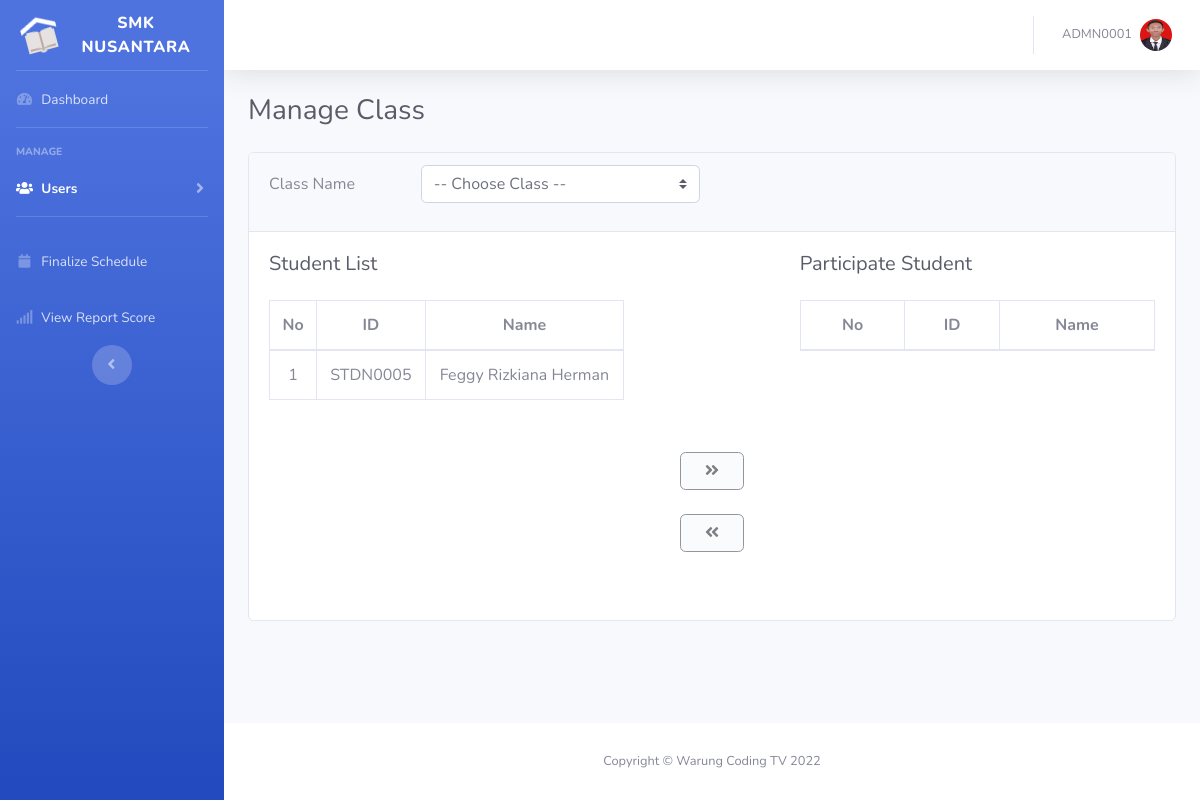
The page /admin/?menu=manage_class (signed in) on the database its author committed.
### tables this page shows
CREATE TABLE `tbl_user` (
  `username` varchar(8) NOT NULL,
  `password` varchar(10) NOT NULL,
  `Name` varchar(50) DEFAULT NULL,
  `Photo` varchar(100) DEFAULT NULL,
  `role` enum('admin','teacher','student','') NOT NULL
);

CREATE TABLE `tbl_student` (
  `StudentID` varchar(8) NOT NULL,
  `Username` varchar(8) DEFAULT NULL,
  `Name` varchar(50) NOT NULL,
  `Address` varchar(150) NOT NULL,
  `Gender` varchar(7) NOT NULL,
  `DateOfBirth` date NOT NULL,
  `PhoneNumber` varchar(12) NOT NULL
);

### admin/menu/manage_class.php (the view, shortened to what this page needs)
<div class="d-sm-flex align-items-center justify-content-between mb-4">
    <h1 class="h3 mb-0 text-gray-800">Manage Class</h1>
</div>
<div class="card">
    <div class="card-header">
        <form action="">
            <div class="row mb-3">
                <label for="class_name" class="col-sm-2 col-form-label">Class Name</label>
                <div class="col-sm-4">
                    <div class="input-group">
                        <select id="cmbCategory" class="custom-select">
                            <option value="">-- Choose Class --</option>
                        </select>
                    </div>
                </div>
            </div>
        </form>
    </div>
    <div class="card-body row">
        <div class="col-md-5 mb-4">
            <h1 class="h5 mb-0 text-gray-800 mb-4">Student List</h1>
            <div class="table-responsive mb-4" style="max-height: 500px;">
                <table class="table table-bordered text-center" width="100%" cellspacing="0" id="tbl1">
                    <thead>
                        <tr>
                            <th>No</th>
                            <th>ID</th>
                            <th>Name</th>
                        </tr>
                    </thead>
                    <tbody>
                        <?php
                        $qStudent = mysqli_query($koneksi, "SELECT * FROM tbl_student WHERE tbl_student.StudentID NOT IN (SELECT StudentID FROM tbl_detailclass)");
                        $no = 1;
                        while ($data = mysqli_fetch_array($qStudent)) {
                        ?>
                            <tr style="cursor:pointer;">
                                <td><?= $no++; ?></td>
                                <td><?= $data['StudentID']; ?></td>
                                <td><?= $data['Name']; ?></td>
                            </tr>
                        <?php
                        }
                        ?>
                    </tbody>
                </table>
            </div>
        </div>
        <div class="col-md-2 mb-4 text-center" style="padding-top: 200px;">
            <button type="submit" class="btn btn-light w-50 border-dark mb-4" id="insert" data-toggle="modal" data-target="#insertModal" disabled>
                <span class="icon text-dark-50">
                    <i class="fas fa-angle-double-right"></i>
                </span>
            </button>
            <button type="submit" class="btn btn-light w-50 border-dark mb-4" id="delete" data-toggle="modal" data-target="#deleteModal" disabled>
                <span class="icon text-dark-50">
                    <i class="fas fa-angle-double-left"></i>
                </span>
            </button>
        </div>
        <div class="col-md-5 mb-4">
            <h1 class="h5 mb-0 text-gray-800 mb-4">Participate Student</h1>
            <div class="table-responsive mb-4" style="max-height: 500px;">
                <table class="table table-bordered text-center" width="100%" cellspacing="0" id="tbl2">
                    <thead>
                        <tr>
                            <th>No</th>
                            <th>ID</th>
                            <th>Name</th>
                        </tr>
                    </thead>
                </table>
            </div>
        </div>
    </div>
</div>

### admin/index.php (shortened to what this page needs)
<?php
include "../inc/koneksi.php";
$qprofile = mysqli_query($koneksi, "SELECT * FROM tbl_user WHERE username = '$_SESSION[username]'");
$profile = mysqli_fetch_array($qprofile);
?>
<!DOCTYPE html>
<html lang="en">
<head>
    <link href="../assets/vendor/fontawesome-free/css/all.min.css" rel="stylesheet" type="text/css">
    <link href="../assets/css/sb-admin-2.min.css" rel="stylesheet">
</head>
<body id="page-top">
    <div id="wrapper">
        <ul class="navbar-nav bg-gradient-primary sidebar sidebar-dark accordion" id="accordionSidebar">
            <a class="sidebar-brand d-flex align-items-center justify-content-center" href="?">
                <div class="sidebar-brand-icon rotate-n-15">
                    <img src="../assets/img/brand.png" alt="">
                </div>
                <div class="sidebar-brand-text mx-3">SMK Nusantara</div>
            </a>
            <hr class="sidebar-divider my-0">
            <?php
            @$menu = $_GET['menu'];
            ?>
            <li class="nav-item <?php
                                if ($menu == "") {
                                    echo "active";
                                }
                                ?>">
                <a class="nav-link" href="?">
                    <i class="fas fa-fw fa-tachometer-alt"></i>
                    <span>Dashboard</span></a>
            </li>
            <hr class="sidebar-divider">
            <div class="sidebar-heading">
                Manage
            </div>
            <li class="nav-item <?php
                                if ($menu == "manage_student" || $menu == "add_student" || $menu == "eStudent" || $menu == "manage_teacher" || $menu == "add_teacher" || $menu == "eTeacher" || $menu == "manage_class" || $menu == "manage_schedule" || $menu == "add_schedule") {
                                    echo "active";
                                }
                                ?>">
                <a class="nav-link collapsed" href="#" data-toggle="collapse" data-target="#collapseTwo" aria-expanded="true" aria-controls="collapseTwo">
                    <i class="fas fa-fw fa-users"></i>
                    <span>Users</span>
                </a>
            </li>
            <hr class="sidebar-divider">
            <li class="nav-item <?php
                                if ($menu == "finalize_schedule") {
                                    echo "active";
                                }
                                ?>">
                <a class="nav-link" href="?menu=finalize_schedule">
                    <i class="fas fa-fw fa-calendar"></i>
                    <span>Finalize Schedule</span></a>
            </li>
            <li class="nav-item <?php
                                if ($menu == "report_score") {
                                    echo "active";
                                }
                                ?>">
                <a class="nav-link" href="?menu=report_score">
                    <i class="fas fa-fw fa-signal"></i>
                    <span>View Report Score</span></a>
            </li>
            <div class="text-center d-none d-md-inline">
                <button class="rounded-circle border-0" id="sidebarToggle"></button>
            </div>
        </ul>
        <div id="content-wrapper" class="d-flex flex-column">
            <div id="content">
                <nav class="navbar navbar-expand navbar-light bg-white topbar mb-4 static-top shadow">
                    <ul class="navbar-nav ml-auto">
                        <li class="nav-item dropdown no-arrow">
                            <a class="nav-link dropdown-toggle" href="#" id="userDropdown" role="button" data-toggle="dropdown" aria-haspopup="true" aria-expanded="false">
                                <span class="mr-2 d-none d-lg-inline text-gray-600 small"><?= $profile['username']; ?></span>
                                <img class="img-profile rounded-circle" src="../uploads/<?= $profile['Photo']; ?>" alt="">
                            </a>
                        </li>
                    </ul>
                </nav>
                <div class="container-fluid">
                    <?php
                    switch ($menu) {
                    ?>
                    <?php
                        case 'manage_class':
                            include "menu/manage_class.php";
                            break;
                    }
                    ?>
                </div>
            </div>
            <footer class="sticky-footer bg-white">
                <div class="container my-auto">
                    <div class="copyright text-center my-auto">
                        <span>Copyright &copy; Warung Coding TV 2022</span>
                    </div>
                </div>
            </footer>
        </div>
    </div>
</body>
</html>

### rows shown on the page
tbl_user: username "ADMN0001", Photo (picture)
tbl_student: StudentID "STDN0005", Name "Feggy Rizkiana Herman"
